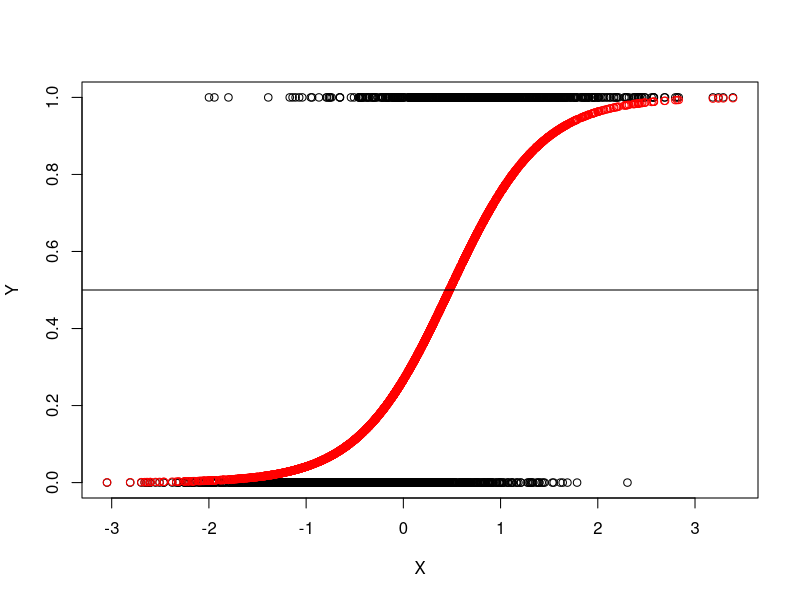
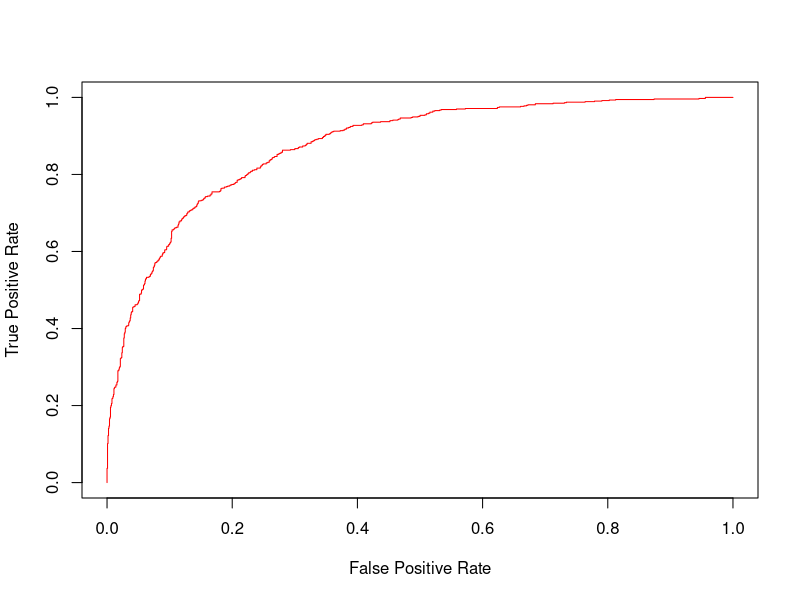
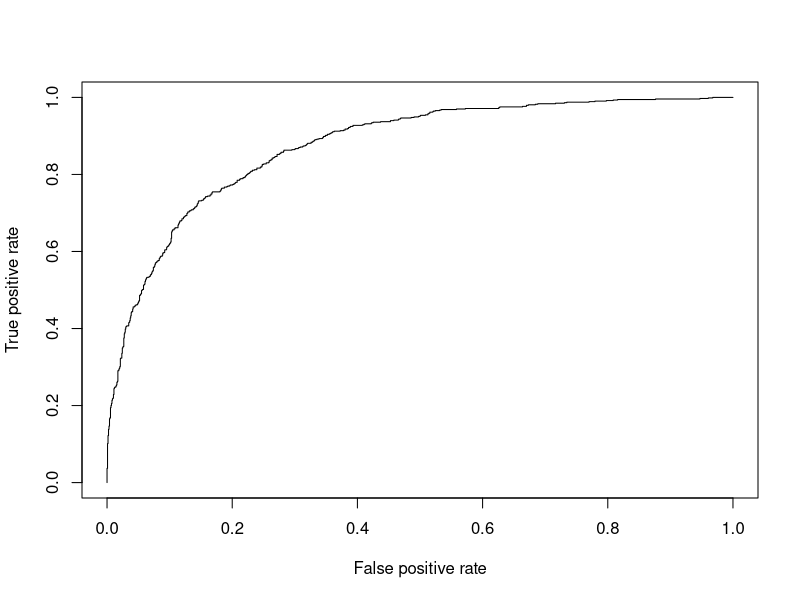
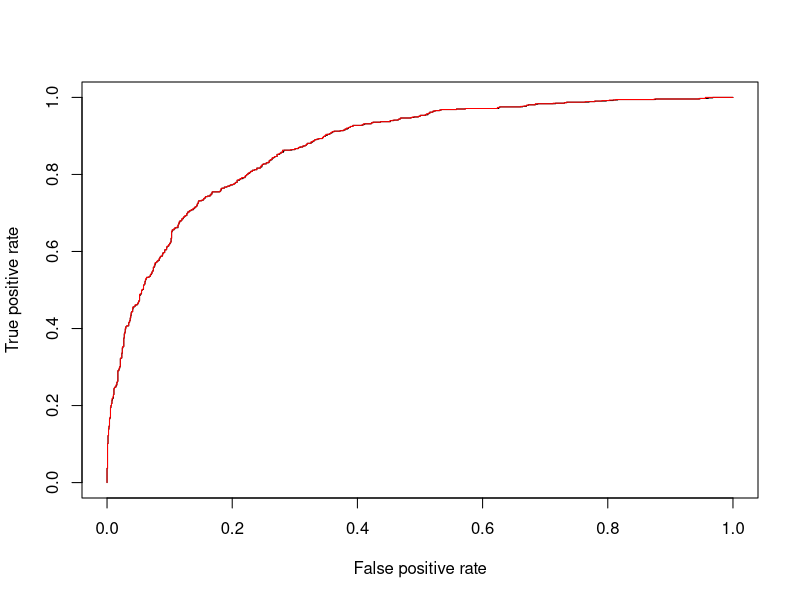
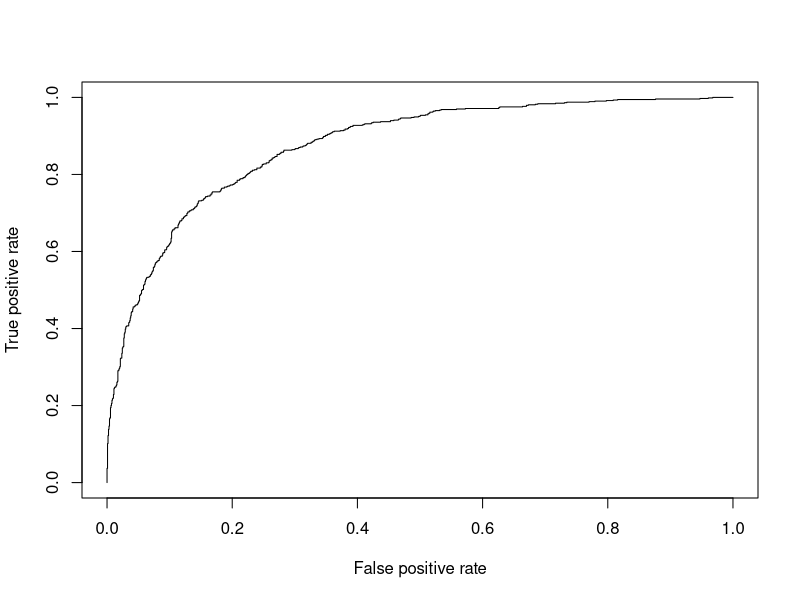
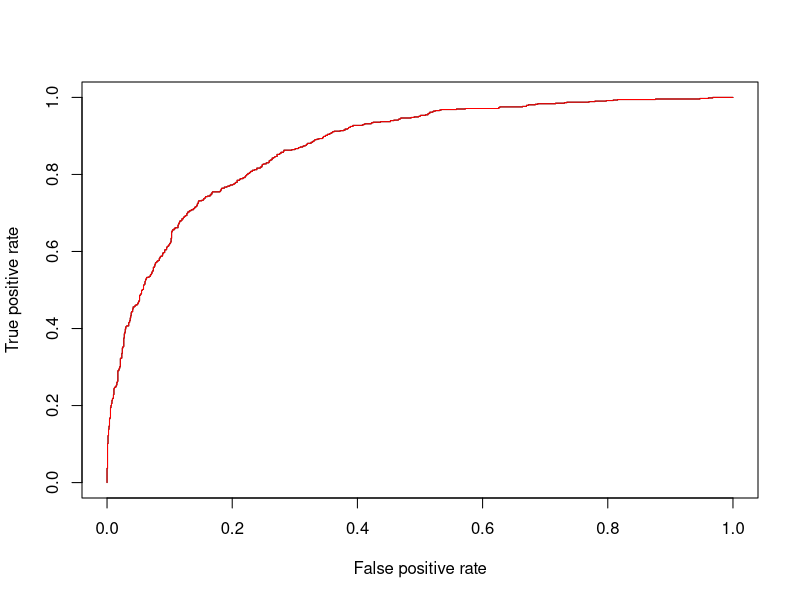
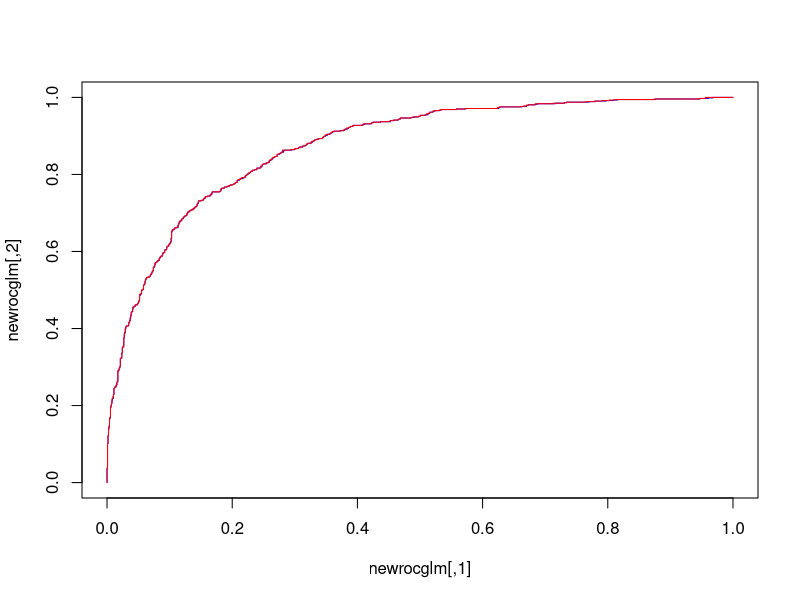
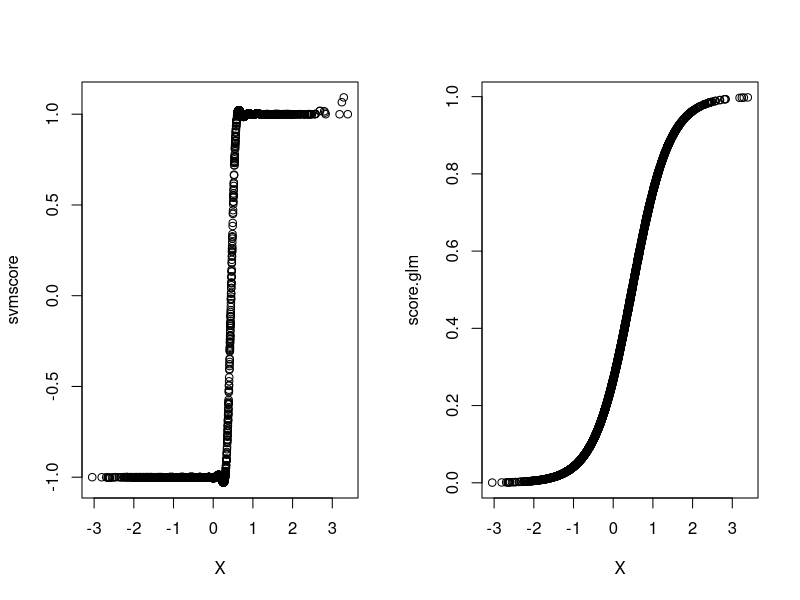

Source code (R) for these figures, in order:

###########################################################################

#Rappel: comment recuperer les elements d'une liste.
 
alist <- list(A=c("a", "b", "c"), B=c(1,2,3,4), C=c(8e6, 5.2e9, -9.3e7))

is(alist[[1]])

alist[[3]]

(alist[[1]])[1]

alist[[3]][1]
#is(alist[[1]])
#alist[[1]][3]

#mylist=list( list(1:100, "c"), list(200:500)) 
#mylist[1][1]

#mylist[[1]]
#mylist[[1]][[1]][29]

#legend("topleft",c('Positive Train','Positive Test','Negative Train','Negative Test'),col=c(1,1,2,2),pch=c(1,2,1,2),text.col=c(1,1,2,2))

###########################################################################
library(kernlab)
library(ROCR)


set.seed(123)


n=2000
X=rnorm(n)
Y=rbinom(n,size=1,prob= exp(2*X-1)/(1+exp(2*X-1)))
plot(X,Y)

B=data.frame(Y,X)
reg=glm(Y~X,family=binomial,data=B)
score.glm=predict(reg,type="response")
Ypred=ifelse(score.glm>=0.5,1,0)
points(X,score.glm,col="red")
abline(h=0.5)


# FP faux positifs = ce qui sont clasés posititifs parmis les vrais negativs
# TP true positifs = ce qui sont clasés posititifs parmis les vrais positifs

# calcul de FP et TP 
s=0.5
score.glm

ClasPositifs = score.glm>=s;ClasPositifs
VraisPositifs= Y==1;VraisPositifs
VraisNegatifs= Y==0;VraisNegatifs

FPs=sum(ClasPositifs*VraisNegatifs)/sum(VraisNegatifs)

sum(ClasPositifs*VraisPositifs)  # TP
sum(ClasPositifs*VraisNegatifs)  # FP

FP=sum(ClasPositifs*VraisNegatifs)/sum(VraisNegatifs) # taux de FP
TP=sum(ClasPositifs*VraisPositifs)/sum(VraisPositifs) # taux de TP

FP
TP


#################################################################

m=1000
ss=seq(0,1,length=m)

FP=TP=rep(NA,m)
plot(0:1,0:1,type="n",xlab="False Positive Rate",ylab="True Positive Rate")
for(i in 1:m){
s=ss[i]
FP[i]=sum((score.glm>s)*(Y==0))/sum(Y==0)
TP[i]=sum((score.glm>s)*(Y==1))/sum(Y==1)
}
oldrocglm=cbind(c(FP),c(TP))
lines(oldrocglm,type="s",col="red")
#lines(c(FP),c(TP),type="s",col="magenta")



##################################################################################
# Le meme plot avec le package ROCR
library(ROCR)

ppp = prediction(score.glm, Y)
ROCglm = performance(ppp, measure = "tpr", x.measure = "fpr")
plot(ROCglm)


#########################################################################
# pour comparer avec le graphique precedent
plot(ROCglm)

# et

lines(oldrocglm,type="s",col="red")  # comparer


#############################
# creer une fonction pour caluler ROC courbe

ROCfun = function(score,Y){
ppp = prediction(score,Y)
performance(ppp, measure = "tpr", x.measure = "fpr")
}

# exemple d'utilisation
ROCfun(score.glm,Y)
plot(ROCfun(score.glm,Y))

ROCglm = ROCfun(score.glm,Y)
plot(ROCglm)

##########################################################################
# recuperer les valeurs manuelement

ROCglm@x.values[[1]] #or write slot(rocglm,"x.values")[[1]] to have the same
ROCglm@y.values[[1]]

points(ROCglm@x.values[[1]],ROCglm@y.values[[1]],type="l",col="red")


slotNames(ROCglm)
# use  slot(rocglm,"x.values") #instead of rocglm@x.values[[1]]


newrocglm=cbind(ROCglm@x.values[[1]],ROCglm@y.values[[1]])

plot(newrocglm,type="l",col="blue")
lines(oldrocglm,type="s",col="red")  # comparer

rocglm=newrocglm  # pour la comparaison

sum(Y!=Ypred)/length(Y)



##########################################################################
#Application au ksvm
#Utile car le ksvm ne prend pas de modèle
###########################################################################
# 
svm=ksvm(Y~X,data=B,type="C-svc")
svm
#predict(svm,type="decision")
predict(svm,newdata=data.frame(X),type="decision")

svmscore=predict(svm,newdata=data.frame(X),type="decision")

#svmscore=predict(svm,newdata=data.frame(X),type="d")
Ypredsvm=predict(svm,newdata=data.frame(X),type="response")

table(svmscore>0,Ypredsvm) 
par(mfrow=c(1,2))
plot(X,svmscore)
plot(X,score.glm)

# Plot ROC curve
rocsvm <- performance(prediction(svmscore,Y), measure = "tpr", x.measure = "fpr") 
par(mfrow=c(1,1))
plot(rocsvm,col="magenta")
points(rocglm,type="l",col="red")  #  ROC pour glm


###########################################################################
# the same with probability model

svm=ksvm(Y~X,data=B,type="C-svc",prob.model=T)

SCR=predict(svm,newdata=data.frame(X),type="p")

head(SCR)


svmprobscore=SCR[,2]


#Ypred=predict(svm,newdata=data.frame(X),type="r")
#SCR[,1]+SCR[,2]
slotNames(svm)

plot(X,svmprobscore)
plot(X,svmscore)

# Plot ROC curve
rocsvmprob <- ROCfun(svmprobscore,Y) 
#=performance(prediction(svmprobscore,Y), measure = "tpr", x.measure = "fpr") 
plot(rocsvmprob,col="blue")
points(rocsvm@x.values[[1]],rocsvm@y.values[[1]],type="l",col="magenta")
points(rocglm,type="l",col="red")  #  ROC pour glm



###########################################################################
# other types of performances

#?performance

# Here is the list of available performance measures. 
# Let Y and Ypred be random variables representing the class and the prediction for a randomly drawn sample, respectively. 
# We denote by + and - the positive and negative class, respectively. 
# Further, we use the following abbreviations for empirical quantities: 
# P (\# positive samples), 
# N (\# negative samples), 
# TP (\# true positives), 
# TN (\# true negatives), 
# FP (\# false positives), 
# FN (\# false negatives).


#acc:
#Accuracy. P(Ypred = Y). Estimated as: (TP+TN)/(P+N).
#err:
#Error rate. P(Ypred != Y). Estimated as: (FP+FN)/(P+N).
#fpr:
#False positive rate. P(Ypred = + | Y = -). Estimated as: FP/N.
#tpr:
#True positive rate. P(Ypred = + | Y = +). Estimated as: TP/P.
#rec:
#Recall. Same as tpr.
#sens:
#Sensitivity. Same as tpr.
#fnr:
#False negative rate. P(Ypred = - | Y = +). Estimated as: FN/P.
#miss:
#Miss. Same as fnr.
#tnr:
#True negative rate. P(Yhat = - | Y = -).
#spec:
#Specificity. Same as tnr.
#prec:
#Precision. Same as ppv.
#phi or mat :
#Matthews correlation coefficient or Phi correlation coefficient. (TP*TN - FP*FN)/(sqrt((TP+FN)*(TN+FP)*(TP+FP)*(TN+FN))). 
#Yields a number between -1 and 1, with 1 indicating a perfect prediction, 0 indicating a random prediction. 
#Values below 0 indicate a worse than random prediction.
#odds:
#Odds ratio. (TP*TN)/(FN*FP). Note that odds ratio produces Inf or NA values for all cutoffs corresponding to FN=0 or FP=0. 
#This can substantially decrease the plotted cutoff region.
#lift:
#Lift value. P(Yhat = + | Y = +)/P(Yhat = +).
#auc:
#Area under the ROC curve. This is equal to the value of the Wilcoxon-Mann-Whitney test statistic 
#and also the probability that the classifier will score are randomly drawn 
#positive sample higher than a randomly drawn negative sample. 
#Since the output of auc is cutoff-independent, 
#this measure cannot be combined with other measures into a parametric curve. 
#The partial area under the ROC curve up to a given 
#false positive rate can be calculated by passing the optional parameter fpr.stop=0.5 
#(or any other value between 0 and 1) to performance.


# La courbe ROC:  performance(pred, measure = "tpr", x.measure = "fpr")
# Precision/recall plot:  measure="prec", x.measure="rec".
# Sensitivity/specificity plot:  measure="sens", x.measure="spec".
# Lift charts: measure="lift", x.measure="rpp".
# Plot accuracy as function of threshold: measure = "acc"


Ytrue=Y
svm=ksvm(Y~X,data=B,type="C-svc")
svmscore=predict(svm,newdata=data.frame(X),type="decision")
pred <- prediction(svmscore,Ytrue)

# ROC courve
perform <- performance(pred, measure = "tpr", x.measure = "fpr") 
plot(perform)
#plot(x.values(perf),perf$y)

# Area under the ROC curve
perform <- performance(pred, measure = "auc") 
slotNames(perform)
Area=slot(perform,"y.values")[[1]]
Area


# precision/recall courve
perform <- performance(pred, measure = "prec", x.measure = "rec") 
plot(perform)
#plot(x.values(perf),perf$y)

# Plot accuracy as function of threshold
perform <- performance(pred, measure = "acc") 
plot(perform)



perform <- performance(ppp, measure = "acc") 
plot(perform)




# sensitivity/specificity curve (x-axis: specificity, y-axis: sensitivity)
perform <- performance(pred,measure = "sens", x.measure = "spec")
plot(perform)

# precision as a function of threshold
perform <- performance(pred, measure = "prec") 
plot(perform)


# Plot odds ratio as function of threshold
perform <- performance(pred, measure = "odds") 
plot(perform)

# Plot odds ratio as function of spec
perform <- performance(pred, measure = "odds",x.measure = "spec") 
plot(perform)

# Lift chart
perform <- performance(pred, measure = "lift",x.measure = "rpp") 
plot(perform)





##############################################################################
# Create new data for testing ksvm and randomForest ################################################################################

n=500
a=b=3
sd=0.999
X=NULL
Y=NULL
M=1


X1=rbind(X,cbind(rnorm(n,sd=sd)+a, rnorm(n,sd=sd)+0))
X2=rbind(X,cbind(rnorm(n,sd=sd)-a, rnorm(n,sd=sd)+0))

X3=rbind(X,cbind(rnorm(n,sd=sd)+0, rnorm(n,sd=sd)+b))
X4=rbind(X,cbind(rnorm(n,sd=sd)+0, rnorm(n,sd=sd)-b))

X=rbind(X1,X2,X3,X4)
Y=as.factor(c(rep(1, 2*n),rep(-1, 2*n)  ))

plot(X,col=c("red","blue")[as.numeric(Y)])


library(kernlab)
svmfit=ksvm(X,Y,kernel="rbf",kpar=list(sigma=5),type="C-svc",C=1)
plot(svmfit)
print(svmfit)


install.packages("randomForest")

library(randomForest)

fit=randomForest(X,Y)
print(fit)
plot(fit)


predict(fit,newdata=X,type="prob")


#dim(X)
#Yone=rep(1,dim(X)[1])
#svmfit=ksvm(X,Yone,kernel="rbf",kpar=list(sigma=5),type="one-svc",nu=0.05)
#plot(svmfit)
#print(svmfit)


##################################################

n=500
a=b=3
sd=0.8
X=NULL
Y=NULL
M=1
for(i in -M:M){
for(j in -M:M){	
X=rbind(X,cbind(rnorm(n,sd=sd)+i*a, rnorm(n,sd=sd)+j*b))
Y=c(Y,rep( (((-1)^(i+j)) + 1 )/2, n)  )
}}

Y=as.factor(Y)
plot(X,col=c("red","blue")[as.numeric(Y)])

#library(randomForest)
#fit <- randomForest(Secteur.Public.PU.Privé.PR ~ ., data = lycee2, na.action = na.roughfix)

library(randomForest)
fit=randomForest(X,Y)
print(fit)

library(kernlab)
svmfit=ksvm(X,Y,kernel="rbf",kpar=list(sigma=5),C=0.01)
plot(svmfit)
print(svmfit)
